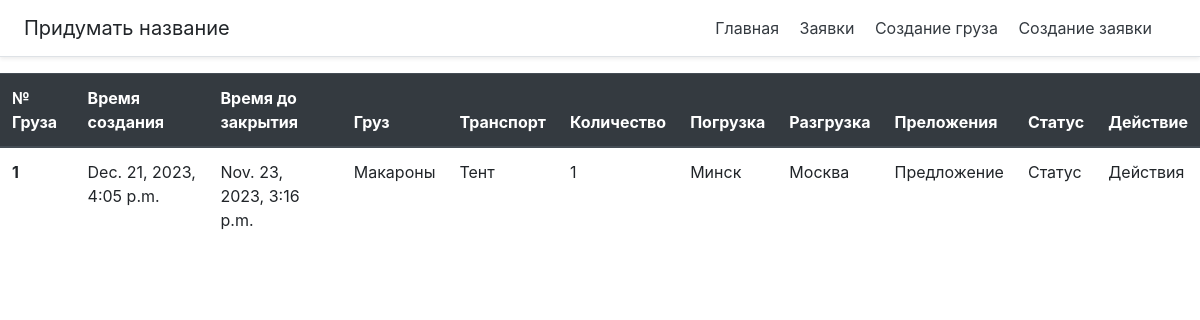
/reuisition_note/ (signed in), run on the app's committed database.
### main/models.py (models this page shows, shortened)
class Zayaka(models.Model):
    number = models.IntegerField(unique=True)
    creation_time = models.DateTimeField(auto_now_add=True)
    closing_time = models.DateTimeField()
    gruz = models.ForeignKey(InformationOfCargo, on_delete= models.CASCADE, related_name= 'gruz')
    transport = models.ForeignKey(Transport, on_delete=models.CASCADE, related_name='transport')
    kolishestvo = models.IntegerField(default=1)
    pogruzka = models.TextField()  ### сделать фильтр
    razgruzka = models.TextField()
    "подумать над предложением спросить у Никиты" ### 23.08
    "подумать над статусом спросить у Никиты"
    "подумать над дейсвием спросить у Никиты"

class InformationOfCargo(models.Model):
    name = models.CharField(max_length=100)
    temperatyra = models.IntegerField(default=0)
    ves = models.IntegerField(default=0)
    obiom = models.IntegerField(default=0)
    kolvoMest = models.IntegerField(default=0)
    stoimostGruza = models.DecimalField(decimal_places=2, max_digits=2, blank=True, null=True)
    def __str__(self):
        return f"{self.name}"

class Transport(models.Model):
    CHOICES = (
        ("Тент", "Tent"),
        ("Изотерма", 'Izoterma'),
        ("Рефрижератор", 'Refrezirator')
    )
    name = models.CharField(choices=CHOICES, max_length=50, default=0)
    gabariti = models.IntegerField(default=0)
    def __str__(self):
        return f"{self.name}"

### main/views.py (the view)
# urls.py: path("reuisition_note/", ReuisitionNoteView.as_view(), name='reuisition-note'),
class ReuisitionNoteView(TemplateView):
    template_name = "main/reuisition_note.html"
    def get(self, request, *args, **kwargs):
        zayakas = Zayaka.objects.all()
        params = {
            "zayakas": zayakas
        }
        return render(request, self.template_name, params)

### main/templates/main/reuisition_note.html (shortened to what this page needs)
{% extends 'main/base.html' %}
{% block content %}
    <table class="table">
  <thead class="thead-dark">
    <tr>
      <th scope="col">№ Груза</th>
      <th scope="col">Время создания</th>
      <th scope="col">Время до закрытия</th>
      <th scope="col">Груз</th>
      <th scope="col">Транспорт</th>
      <th scope="col">Количество</th>
      <th scope="col">Погрузка</th>
      <th scope="col">Разгрузка</th>
      <th scope="col">Преложения</th>
      <th scope="col">Статус</th>
      <th scope="col">Действие</th>
    </tr>
  </thead>
  <tbody>
  {% for zayaka in zayakas %}
    <tr>
      <th scope="row">{{ zayaka.number }}</th>
      <td>{{ zayaka.creation_time }}</td>
      <td>{{ zayaka.closing_time }}</td>
      <td>{{ zayaka.gruz }}</td>
      <td>{{ zayaka.transport }}</td>
      <td>{{ zayaka.kolishestvo }}</td>
      <td>{{ zayaka.pogruzka }}</td>
      <td>{{ zayaka.razgruzka }}</td>
      <td>Предложение</td>
      <td>Статус</td>
      <td>Действия</td>
    </tr>
  {% endfor %}
  </tbody>
</table>
{% endblock %}

### data on the page
Zayaka: number "1", creation_time "Dec. 21, 2023, 4:05 p.m.", closing_time "Nov. 23, 2023, 3:16 p.m.", gruz "Макароны", transport "Тент", kolishestvo "1", pogruzka "Минск", razgruzka "Москва"
